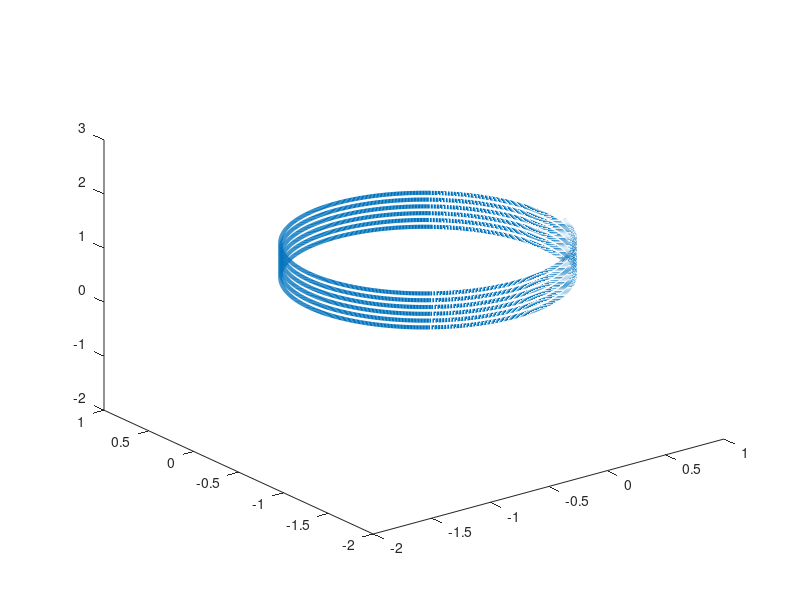

This figure's MATLAB source:
%circuferencia 
clear all
clc 
for i=0:50;
  t=0:0.01:12*pi+.01;;
  x=cos(t+i);
  y=sin(t+i);
  %z=ones(1,length(t))*5;
  z=1*(t/i);
  plot3(x,y,z,'LineWidth',3);
  axis([-2 1 -2 1 -2 3])
  pause(0.01)
endfor